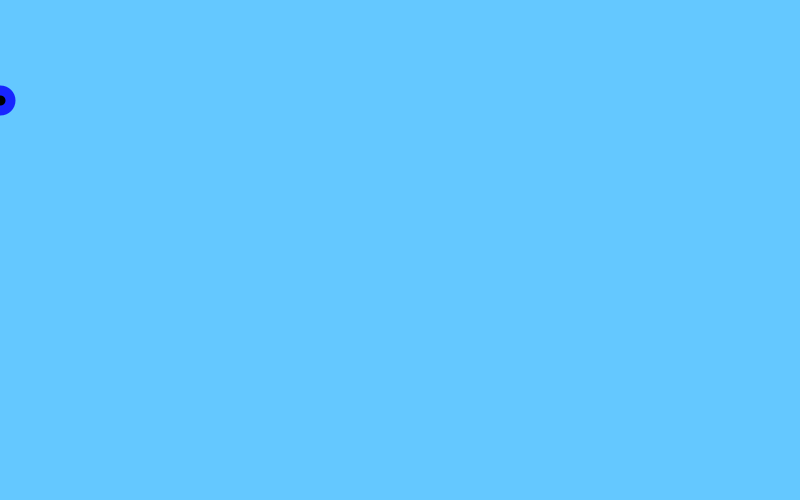
Frame 1 (no input)
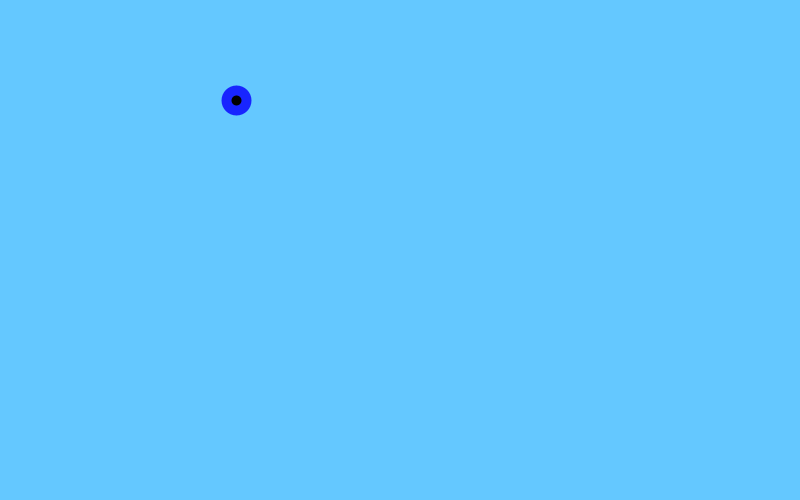
Frame 60 (the mouse pressed at the canvas centre just before this capture)
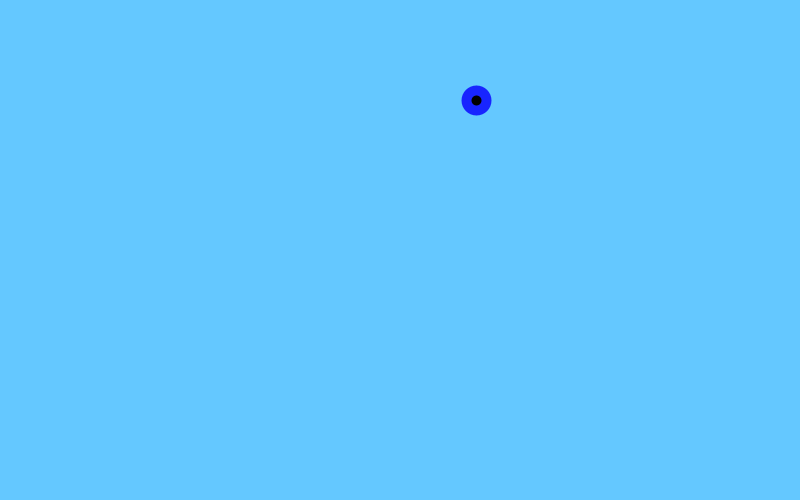
Frame 120 (the mouse held since frame 60 and released just before this capture)

The Processing sketch that drew these frames (run headless with seeded random() and noise(); from frame 60 on, the mouse is pressed at the canvas centre):

// Processing sketch: keys
// ── keys.pde
void setup(){
  size(800, 500);
  strokeWeight(10);
  stroke(#1825FF);
  fill(#000000);
}

int x = 0;
int y = 100;
int xSpeed = 4;

void draw(){
  background(100, 200, 300);
  ellipse(x, y, 20, 20);
  x = x + xSpeed;
  
  if(x > width){
    xSpeed = -xSpeed;
  }
  
  if(x < 0){
    xSpeed = -xSpeed;
  }
  
  if(keyPressed && keyCode == UP){
    y = y - 10;
    stroke(random(0, 255),random(0, 255),random(0, 255));
  }
  
  if(keyPressed && keyCode == DOWN){
    y = y + 10;
    stroke(random(0, 255),random(0, 255),random(0, 255));
  }
  
  if(keyPressed && key == '+'){
    if(xSpeed > 0) xSpeed += 1;
    if(xSpeed <= 0) xSpeed -= 1;
  }
  
  if(keyPressed && key == '-'){
    if(xSpeed > 0) xSpeed -= 1;
    if(xSpeed <= 0) xSpeed += 1;
  }
  
  if(y <= 0){
    y = 0;
  }
  
  if(y >= height){
    y = height;
  }
}
